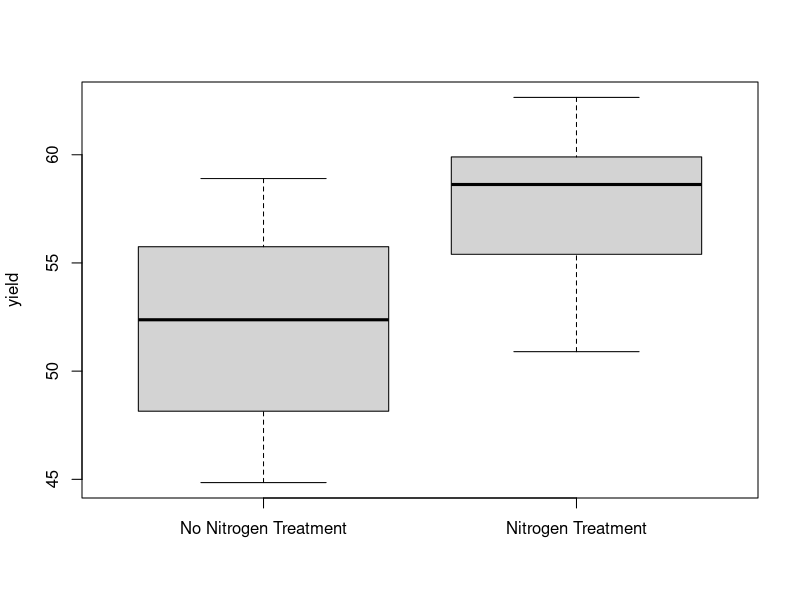
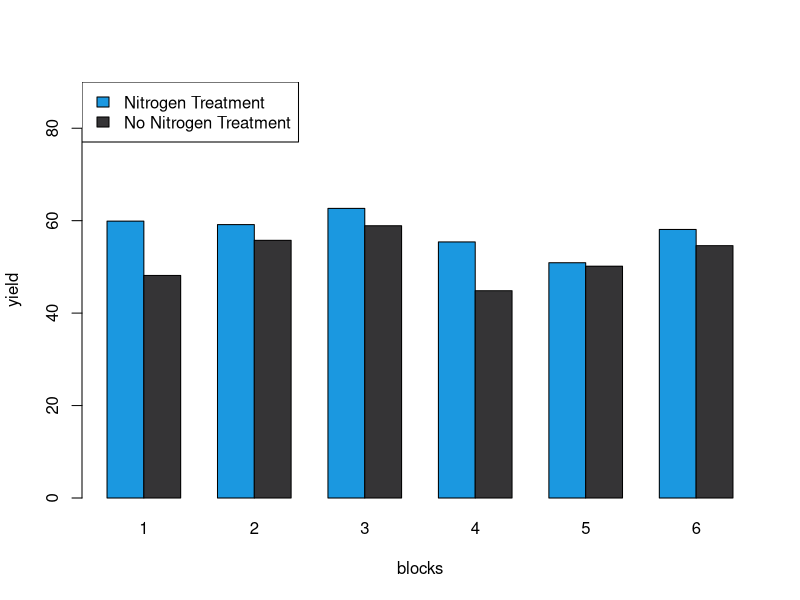
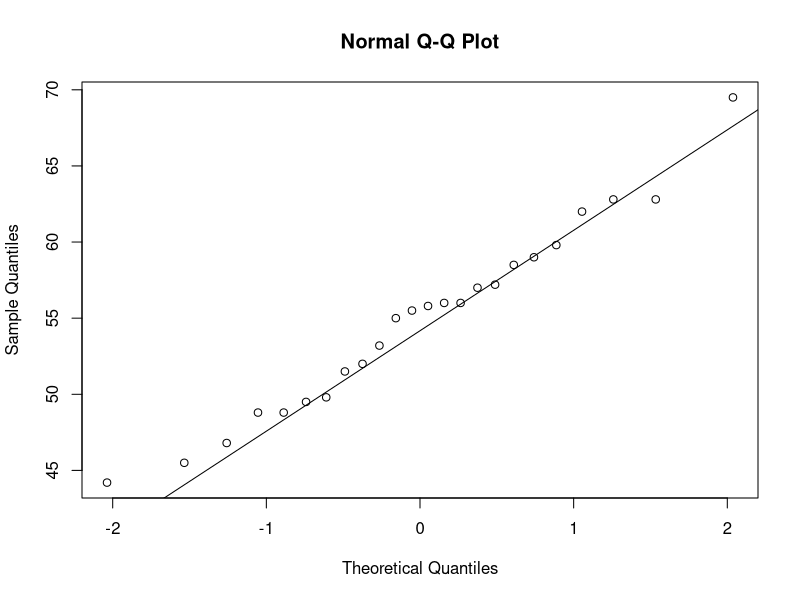
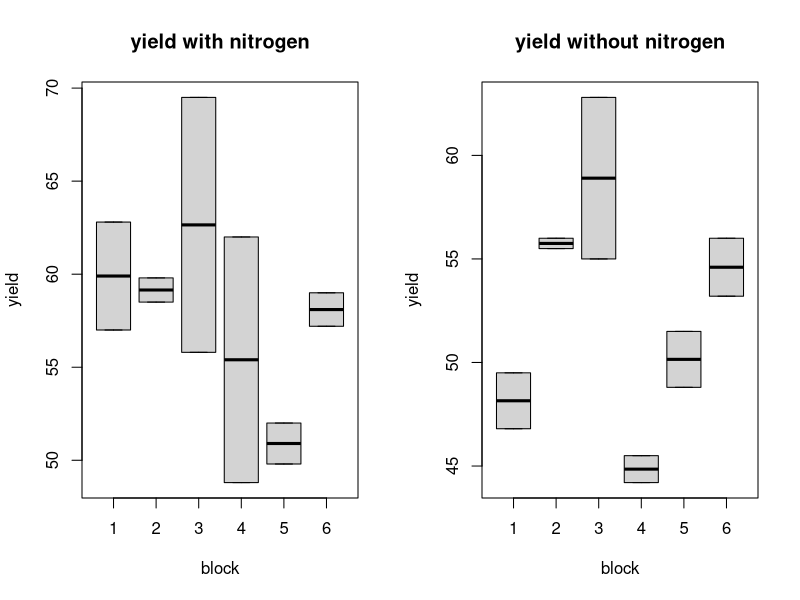
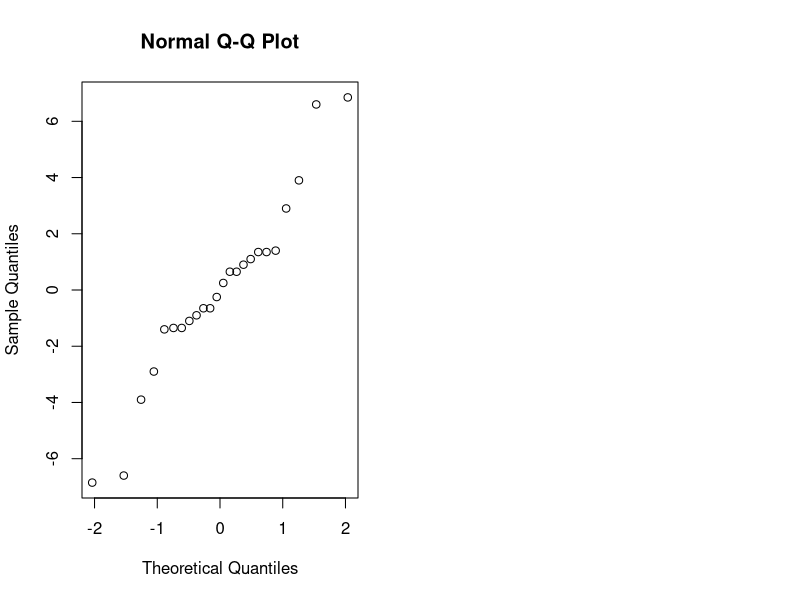

R code for these plots, in order: (Note: this script raises an error after producing the figures.)
# Load the MASS package and view the npk dataset
library(MASS)
data(npk)
npk
######----- A -------#####
#Create a matrix of random plots
random_plots_matrix <- cbind(rep(1:24),rep(1:6, each = 4),
                             replicate(3, c(replicate(6, sample(c(1,1,0,0))))))
#Convert the matrix to a data frame
data_frame <- data.frame(random_plots_matrix)
#Set column names
header <- c("plot", "block", "N", "P", "K")
colnames(data_frame) <- header
#View the resulting data frame
head(data_frame)
data_frame

######----- B -------#####

# Subset the data to only include nitrogen treatment
npk_nitrogen  <- npk[npk$N == 1,]
# Calculate the average yield per block for nitrogen treatment
nitrogen_avg_yield  <- aggregate(yield ~ block, data = npk_nitrogen, FUN = mean)
# Subset the data to only include plots without nitrogen treatment
npk_no_nitrogen  <- npk[npk$N == 0,]
# Calculate the average yield per block for plots without nitrogen treatment
no_nitrogen_avg_yield  <- aggregate(yield ~ block, data = npk_no_nitrogen, FUN = mean)
# Make a boxplot comparing the average yield per block for nitrogen and no nitrogen treatments
boxplot(no_nitrogen_avg_yield$yield, nitrogen_avg_yield$yield, 
        names = c("No Nitrogen Treatment", "Nitrogen Treatment"), ylab = "yield")
#legend("topleft", legend = c("Nitrogen Treatment", "No Nitrogen Treatment"))


avg_yield <- apply(cbind(nitrogen_avg_yield[[2]], no_nitrogen_avg_yield[[2]]),1,function(x) unname(unlist(x)))
rownames(avg_yield)<- c("nitrogen_avg_yield","no_nitrogen_avg_yield")
avg_yield

barplot(avg_yield, col = c("#1b98e0", "#353436"),beside = TRUE,
        xlab="blocks",ylab = "yield", ylim=c(0,90),
        names.arg=c("1", "2", "3", "4", "5", "6"))

legend("topleft", legend = c("Nitrogen Treatment", "No Nitrogen Treatment"), 
       fill =c("#1b98e0", "#353436"))


######----- D -------#####
qqnorm(npk$yield)
qqline(npk$yield)

shapiro.test(npk$yield)

model <- aov(yield ~ block + N, data = npk)
summary(model)

# The output of the ANOVA analysis indicates that both factors (block and N) have
# a significant effect on the yield.
# The p-value for block is 0.0262, which is less than 0.05, indicating a significant
# effect of block on yield.
# 
# The p-value for N is 0.0071, which is also less than 0.05, indicating a significant
# effect of N on yield.
# 
# The F-value for block is 3.395, which is relatively small compared to the F-value
# for N (9.360), suggesting that the effect of block on yield is smaller than the effect of N.
# 
# The residual sum of squares is 343.8, indicating the variability of the data points
# around the fitted model.
# 
# In conclusion, it was sensible to include factor block in the model as it has 
# a significant effect on yield. The Friedman test cannot be applied in this case 
# since there is only one observation per combination of block and N.


df = MASS::npk
df_nitrogen = dplyr::filter(df, N == 1)
df_no_nitrogen =  dplyr::filter(df, N == 0)
par(mfrow=c(1,2))
boxplot(yield ~ block, data=df_nitrogen, main="yield with nitrogen"); boxplot(yield ~ block, data=df_no_nitrogen, main='yield without nitrogen')


df$block = as.factor(df$block)
df$N = as.factor(df$N)
anovaN = lm(yield ~ block * N,data=df);anova(anovaN)
par(mfrow=c(1,2))
qqnorm(residuals(anovaN));qqline(residuals(anovaN),col='red',p) ;plot(fitted(anovaN),residuals(anovaN))
